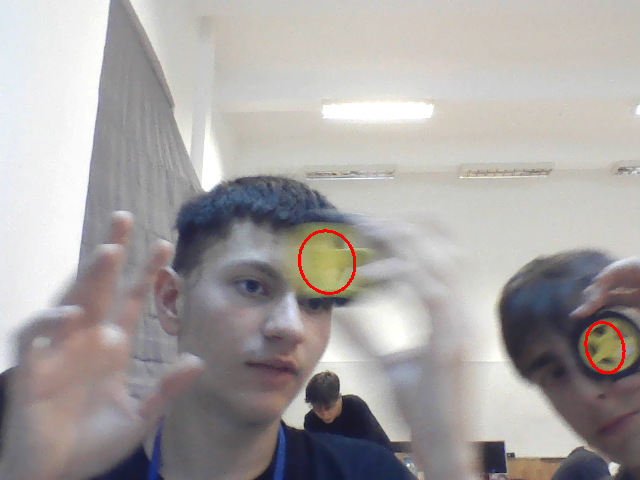
#> input picture centered wheel.png, 640 x 480 px, given in place of the camera
$ python test.py
#> lines starting #> are read from the running program, lines starting #| are printed output that depends on the picture; after the words box and inside, x2 and y2 are one past the last pixel; in counts of white or black regions, pixels touching at a corner belong together
import cv2

camera = cv2.VideoCapture(0)

while True:
    ret, frame = camera.read()
#> frame is the input picture: shape (480, 640, 3); mean B, G, R 162.7, 163.6, 168

    if not ret:
        break
    lower_yellow = (20, 100, 100)
    upper_yellow = (40, 255, 255)

    hsv_frame = cv2.cvtColor(frame, cv2.COLOR_BGR2HSV)
#> hsv_frame: shape (480, 640, 3); mean H, S, V 62.2, 23, 171.2
    mask = cv2.inRange(hsv_frame, lower_yellow, upper_yellow)
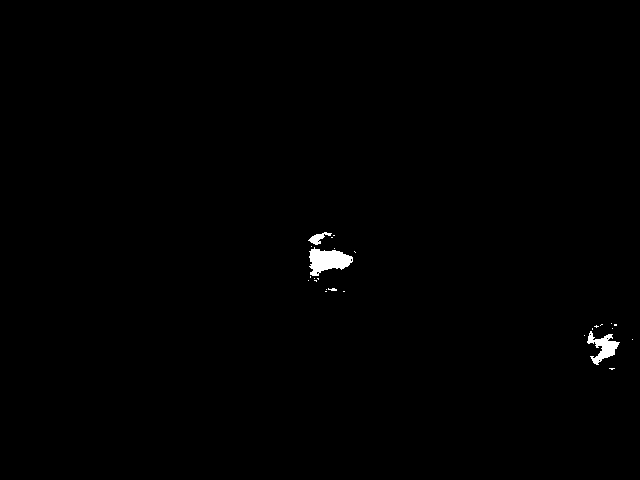
#> mask: shape (480, 640); 0.48% white; 26 white regions (23 under 20 px)

    contours, _ = cv2.findContours(mask, cv2.RETR_EXTERNAL, cv2.CHAIN_APPROX_SIMPLE)
#> contours = 26 contours, 23 with area under 20; largest, box (x1, y1, x2, y2) and area: (309, 247, 353, 276) 721, (587, 331, 620, 365) 413, (308, 232, 332, 245) 104

    x1 = 10000000
    y1 = 10000000
    x2 = -1
    y2 = -1
    for contour in contours:
        x, y, w, h = cv2.boundingRect(contour)
        if x < x1:
            x1 = x

        if y < y1:
            y1 = y

        if x+w > x2:
            x2 = x+w

        if y+h > y2:
            y2 = y+h
#> this loop made 26 passes
#> (x, y, w, h, x1, y1, x2, y2) on pass 1: (609, 368, 6, 2, 609, 368, 615, 370)
#> (contour, x, y, w, h, x1, y1) on passes 11, 15: ([[343, 291], [344, 291]], 343, 291, 2, 1, 343, 291), ([[314, 280], [315, 280], [316, 281], [316, 280]], 314, 280, 3, 2, 314, 280)
#> after the loop, x1 = 308; x2 = 633; y1 = 232; y2 = 370

    cv2.rectangle(frame, (x1, y1), (x2, y2), (0, 255, 0), 2)
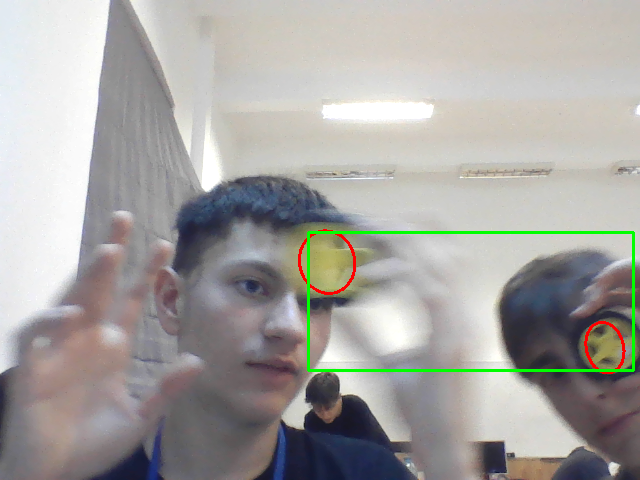
#> frame: shape (480, 640, 3); 0.9% of pixels changed, all inside (x1, y1, x2, y2) = (307, 231, 635, 372)

    cv2.imshow('Object Detection', cv2.flip(frame, 1))
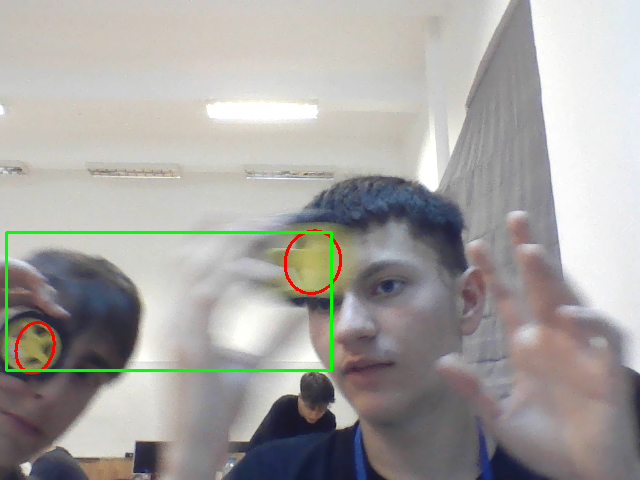
#> window 'Object Detection': shape (480, 640, 3); mean B, G, R 161.4, 164.5, 166.5

    if cv2.waitKey(1) & 0xFF == ord('q'):
#> (key q is pressed here)
        break

camera.release()
cv2.destroyAllWindows()
